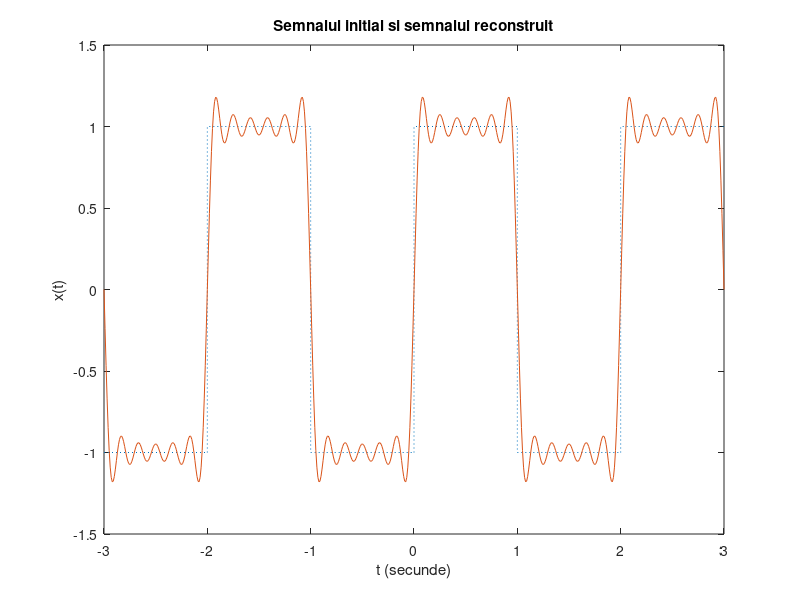
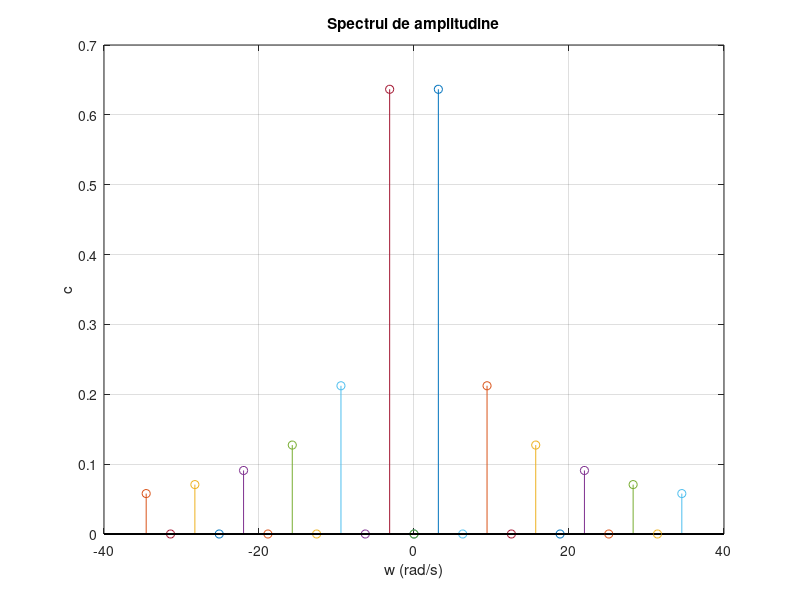

Source code (MATLAB) for these figures, in order:
clear;                             
clf;                              

N = 11; 
P=40;                              
wo =pi; 
                          
c0 = 0;                           
t = -3:0.01:3;                     % rezolutie

figure(1)                          

% SF exponentiala

x = c0*ones(size(t));                     % initializ xce cu c0

for n = -N:2:N,                    
  cn = 2/(j*n*wo);                        % Coeficientii seriei fourieri
  x = x + real(cn*exp(j*n*wo*t)); %SFE
end


plot([-3 -2 -2 -1 -1  0 0 1  1  2 2 3],...    % plot 
     [-1 -1  1  1 -1 -1 1 1 -1 -1 1 1], ':');
hold;
plot(t,x);			    % plot SFE
xlabel('t (secunde)'); ylabel('x(t)');
title('Semnalul initial si semnalul reconstruit');
hold;

% Spectrul de amplitudine a SFE

figure(2)                          % figura 2


stem(0,c0);                       
                                   %folosim stem pentru discret

hold;
for n = -N:2:N,                    
  cn = 2/(j*n*wo);                 % Coeficientii
  stem(n*wo,abs(cn))               
end
for n = -N+1:2:N-1,                
  cn = 0;                         
  stem(n*wo,abs(cn));              
end

xlabel('w (rad/s)')
ylabel('c')
title('Spectrul de amplitudine'); 
grid;
hold;